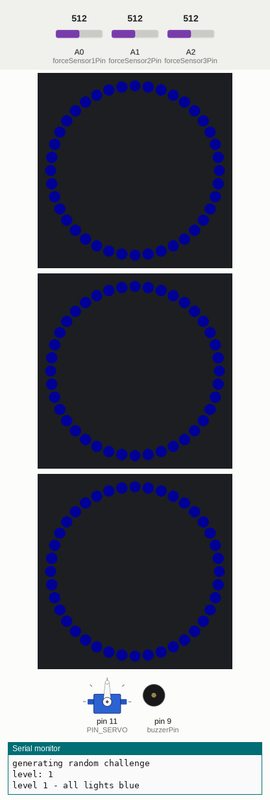
Recording of a sketch running on a simulated Arduino Uno, built with avr-gcc and run on an emulated ATmega328P. Parts: servo, 3 × 40 RGB LEDs in a ring, first at the top, clockwise, buzzer (waves = sounding), the last lines printed to the serial monitor. The inputs (shaded band) are chosen by the test bench; at power-on: A0 (forceSensor1Pin) = 512, A1 (forceSensor2Pin) = 512, A2 (forceSensor3Pin) = 512. Dim RGB values are drawn brighter than linear; random numbers use the default seed unless the sketch sets one; EEPROM starts erased.

Above: at 0.55 s.
At 0.75 s:
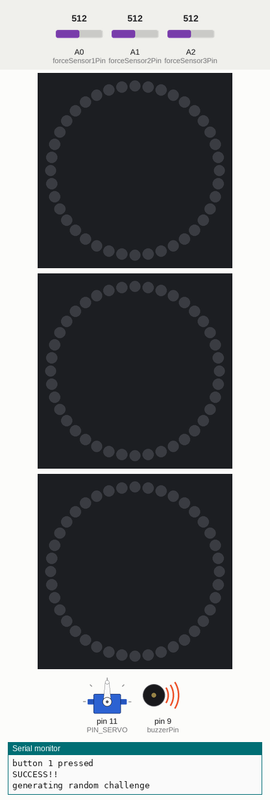
At 1.45 s:
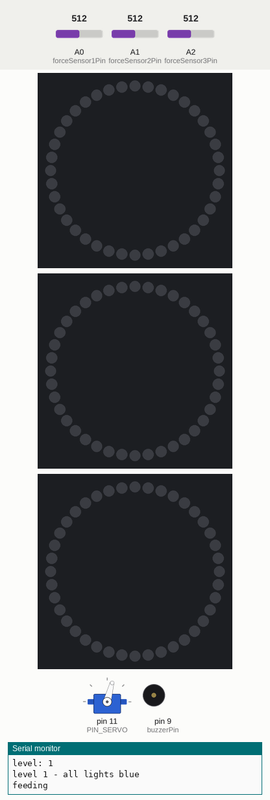
At 3.65 s:
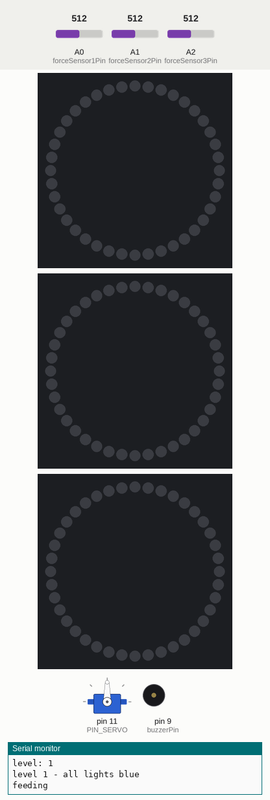
Timing chart, 0 to 7.8 s (numbered marks = the images above):
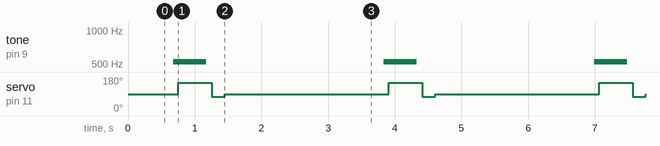

Measured:
- by itself, tone on pin 9 (buzzerPin): alternates 523 Hz for 0.50 s and silent for 2.7 s
- by itself, servo on pin 11 (PIN_SERVO): repeats every 3.2 s: 75° 0.20 s, 90° 2.5 s, 150° 0.50 s

The sketch:

DogPuzzleFeeder.ino
```cpp
#include <FastLED.h>
#include <Servo.h>
#include "LED.h"
#include "Challenge.h"
#include <Wire.h>
#include <EEPROM.h>

#define NUM_LEDS 40 //2 Inch ring
#define NUM_BTNS 3 //number of buttons/LED rings

int levelAddressInMem = 0;

//using pin 11 instead of 9 or 10 because those use PWM signals if no servos are attached
//and it was creating an issue where the servo would run immediately on startup
//https://www.arduino.cc/reference/en/libraries/servo/detach/
#define PIN_SERVO 11

// The LuMini rings need two data pins connected
#define RING_DATA_PIN1 4
#define RING_DATA_PIN2 3
#define RING_DATA_PIN3 2

#define CLOCK_PIN1 5
#define CLOCK_PIN2 6
#define CLOCK_PIN3 7

unsigned long delayStart = 0;

CRGB ring1[NUM_LEDS];
CRGB ring2[NUM_LEDS];
CRGB ring3[NUM_LEDS];

LED led1;
LED led2;
LED led3;
LED leds[NUM_BTNS];

const int forceSensor1Pin = 0; // FSR is connected to analog 0
int lastForceSensor1Reading;      // the analog reading from the FSR resistor divider
const int forceSensor2Pin = 1;
int lastForceSensor2Reading;
const int forceSensor3Pin = 2;
int lastForceSensor3Reading;

Servo feedServo;

const int buzzerPin = 9; // output pin for buzzer

bool currentlyFeeding = false;
unsigned long feedStartTime = 0;
int feedRate = 150;//105; // 90+15
unsigned long feedTime = 500;//1000;//1500;//1250;
int feedReversal = 75; // 90-15
unsigned long reversalTime = 200;//700;

Challenge c;
int currentLevel = 1;
int currentLevelInARow = 0;
int numCorrectToLevelUp = 10;
int maxLevel = 6;

void setup() {
  // put your setup code here, to run once:
  Serial.begin(9600);
  //Serial.print("STARTING!!!");

  //create a random seed by reading from an unused pin
  randomSeed(analogRead(5));

  feedServo.attach(PIN_SERVO);
  pinMode(buzzerPin, OUTPUT);

  //LEDS.addLeds<APA102, DATA_PIN, CLOCK_PIN, BGR>(ring, NUM_LEDS);
  LEDS.addLeds<APA102, RING_DATA_PIN1, CLOCK_PIN1, BGR>(ring1, NUM_LEDS);
  LEDS.addLeds<APA102, RING_DATA_PIN2, CLOCK_PIN2, BGR>(ring2, NUM_LEDS);
  LEDS.addLeds<APA102, RING_DATA_PIN3, CLOCK_PIN3, BGR>(ring3, NUM_LEDS);
  LEDS.setBrightness(20);

  //STARTUP LIGHT SEQUENCE
  for (int i = 0; i < NUM_LEDS; i++)
  {
    ring1[i] = CRGB(255,0,0);
    FastLED.show();
  }
  for (int i = 0; i < NUM_LEDS; i++)
  {
    ring1[i] = CRGB(0,0,0);
    FastLED.show();
  }
  for (int i = 0; i < NUM_LEDS; i++)
  {
    ring2[i] = CRGB(0,255,0);
    FastLED.show();
  }
  for (int i = 0; i < NUM_LEDS; i++)
  {
    ring2[i] = CRGB(0,0,0);
    FastLED.show();
  }
  for (int i = 0; i < NUM_LEDS; i++)
  {
    ring3[i] = CRGB(0,0,255);
    FastLED.show();
  }
  for (int i = 0; i < NUM_LEDS; i++)
  {
    ring3[i] = CRGB(0,0,0);
    FastLED.show();
  }


  led1 = LED(ring1, NUM_LEDS);
  led2 = LED(ring2, NUM_LEDS);
  led3 = LED(ring3, NUM_LEDS);

  leds[0] = led1;
  leds[1] = led2;
  leds[2] = led3;

  //STARTUP LIGHT SEQUENCE
  /*leds[0].setColor(CRGB(255,0,0));
  leds[0].turnOff();
  leds[1].setColor(CRGB(0,255,0));
  leds[1].turnOff();
  leds[2].setColor(CRGB(0,0,255));
  leds[2].turnOff();*/

   // read current level from EEPROM
   //EEPROM.write(levelAddressInMem, 1);
   byte value = EEPROM.read(levelAddressInMem);

  Serial.println(value);
  currentLevel = int(value);

  //if eeprom read is invalid, set level to 1
  if(currentLevel < 1 || currentLevel > maxLevel)
  {
    Serial.println("reseting level");
    currentLevel = 1;
    EEPROM.update(levelAddressInMem, 1);
  }

  Serial.print("currentLevel: ");
  Serial.println(currentLevel);
  //currentLevel = 1;

  c = randomChallenge(currentLevel);
  c.displayChallenge();

  //delay a bit after displaying challenge because for some reasons it raises force resistor values and causes false button presses
  delayStart = millis();
}

enum ChallengeStatus {success, incomplete, mistake};

Challenge randomChallenge(int level)
{
  Serial.println("generating random challenge");
  Serial.print("level: ");
  Serial.println(level);
  Challenge c = Challenge(leds, NUM_BTNS, level, CRGB(0,0,255));

  return c;
}

int frequency(char note)
{
  // This function takes a note character (a-g), and returns the
  // corresponding frequency in Hz for the tone() function.

  int i;
  const int numNotes = 9;  // number of notes we're storing

  // The following arrays hold the note characters and their
  // corresponding frequencies. The last "C" note is uppercase
  // to separate it from the first lowercase "c". If you want to
  // add more notes, you'll need to use unique characters.

  // For the "char" (character) type, we put single characters
  // in single quotes.

  char names[] = { 'c', 'd', 'e', 'f', 'F', 'g', 'a', 'b', 'C' };
  int frequencies[] = {262, 294, 330, 349, 370, 392, 440, 494, 523};
  /*
  note  frequency
  c     262 Hz
  d     294 Hz
  e     330 Hz
  f     349 Hz
  g     392 Hz
  a     440 Hz
  b     494 Hz
  C     523 Hz
  */

  // Now we'll search through the letters in the array, and if
  // we find it, we'll return the frequency for that note.

  for (i = 0; i < numNotes; i++)  // Step through the notes
  {
    if (names[i] == note)         // Is this the one?
    {
      return(frequencies[i]);     // Yes! Return the frequency
    }
  }
  return(0);  // We looked through everything and didn't find it,
              // but we still need to return a value, so return 0.
}

unsigned long timeElapsedSince(unsigned long startDelayTime)
{
  //Serial.println("getting elapsed time");
  return millis() - startDelayTime;
}

void loop() {

    int forceSensor1Reading;
    int forceSensor2Reading;
    int forceSensor3Reading;

  //-------------TODO - FIGURE OUT A FEED SYSTEM AT STARTUP TO GET FOOD TO FRONT OF AUGER ----------
  if(timeElapsedSince(delayStart) < 150)
  {
    //feedServo.write(feedRate);
    lastForceSensor1Reading = analogRead(forceSensor1Pin);
    lastForceSensor2Reading = analogRead(forceSensor2Pin);
    lastForceSensor3Reading = analogRead(forceSensor3Pin);
  }


  //Only check sensors and do stuff if we're not delaying
  else if(timeElapsedSince(delayStart) > 150 && !currentlyFeeding)
  {
    forceSensor1Reading = analogRead(forceSensor1Pin);
    forceSensor2Reading = analogRead(forceSensor2Pin);
    forceSensor3Reading = analogRead(forceSensor3Pin);

    Serial.print("sensor 1: ");
    Serial.print(lastForceSensor1Reading);
    Serial.print(" ");
    Serial.println(forceSensor1Reading);
    Serial.print("sensor 2: ");
    Serial.print(lastForceSensor2Reading);
    Serial.print(" ");
    Serial.println(forceSensor2Reading);
    Serial.print("sensor 3: ");
    Serial.print(lastForceSensor3Reading);
    Serial.print(" ");
    Serial.println(forceSensor3Reading);
    Serial.print("\n");
    //delay(300);

    int success = 0;
    bool mistake = false;

    //discern that a button has been press if the most recent force reading is thresholdDifference greater than the previous reading
    const int thresholdDifference = 19;

    if (forceSensor1Reading >= lastForceSensor1Reading + thresholdDifference)
    {
      Serial.println("button 1 pressed");
       success = c.updateState(1);

       //delay(100);
       delayStart = millis();

       /*Serial.print("success = ");
       Serial.println(success);*/
    }
    else if (forceSensor2Reading >= lastForceSensor2Reading + thresholdDifference)
    {
      Serial.println("button 2 pressed");
       success = c.updateState(2);

       //delay(100);
       delayStart = millis();

       /*Serial.print("success = ");
       Serial.println(success);*/
    }
    else if (forceSensor3Reading >= lastForceSensor3Reading + thresholdDifference)
    {
      Serial.println("button 3 pressed");
       success = c.updateState(3);

       //delay(100);
       delayStart = millis();

       /*Serial.print("success = ");
       Serial.println(success);*/
    }

    if(success == 1)
    {
       Serial.println("SUCCESS!!");
       //Serial.print(frequency('C'));
       tone(buzzerPin, frequency('C'), 500);
       //tone(buzzerPin, frequency('g'), 100);

       currentLevelInARow++;
       if(currentLevelInARow >= numCorrectToLevelUp)
       {
        if(currentLevel < maxLevel)
        {
          currentLevel++;
          currentLevelInARow = 0;
        }

        // write new level to EEPROM
        EEPROM.update(levelAddressInMem, currentLevel);
       }
       c = randomChallenge(currentLevel);
       //c.resetChallenge();

       //Serial.print("currentLevel = ");
       //Serial.println(currentLevel);
       //Serial.print("currentLevelInARow = ");
       //Serial.println(currentLevelInARow);
       //challenges[currentChallenge].resetChallenge();
       //currentChallenge++;

       /*if(currentChallenge == totalChallenges)
       {
        //TODO - if completed the last challenge, randomize challenge or go back to beginning
        //currently just resetting to the first challenge
          currentChallenge = 0;
          Serial.print("going back to first challenge");
       }*/

       //START FEEDING
       //feed();
       Serial.println("feeding");
       currentlyFeeding = true;
       feedStartTime = millis();
       feedServo.write(feedRate);
    }
    else if(success == 3)
    {
      Serial.println("MADE A MISTAKE");

      //play "incorrect" sound
      tone(buzzerPin, frequency('F'), 100);

      currentLevelInARow = 0;

      /*Serial.print("currentLevel = ");
      Serial.println(currentLevel);
      Serial.print("currentLevelInARow = ");
      Serial.println(currentLevelInARow);*/
    }

    //delay(500);
    //printData();
  }
  else if(currentlyFeeding)
  {
    //Serial.println("currently feeding");
    unsigned long feedingTimeElapsed = timeElapsedSince(feedStartTime);
    //Serial.print("feedingTimeElapsed: ");
    //Serial.println(feedingTimeElapsed);

    //rotate forward for feedTime, then reverse for reversalTime
    if(feedingTimeElapsed > feedTime && feedingTimeElapsed < feedTime + reversalTime)
    {
        //Serial.println("reverse");
        feedServo.write(feedReversal);
    }
    //then rotate forward again to counteract reversal
    else if(feedingTimeElapsed >= feedTime + reversalTime && feedingTimeElapsed < feedTime + reversalTime + reversalTime)
    {
        //Serial.println("unreverse");
        //feedServo.write(feedRate);

        //TRYING - STOP MOTOR AFTER REVERSE INSTEAD OF MOVING IT BACK FORWARD TO SEE IF I CAN PREVENT MORE FOOD COMING OUT
        feedServo.write(90);
    }
    //then stop feeding
    else if(feedingTimeElapsed >= feedTime + reversalTime + reversalTime + 2000)
    {
        //Serial.println("stop feeding");
        feedServo.write(90);
        currentlyFeeding = false;

        c.displayChallenge();

        //delay a bit after displaying challenge because for some reasons it raises force resistor values and causes false button presses
        delayStart = millis();
    }
  }

    lastForceSensor1Reading = forceSensor1Reading;
    lastForceSensor2Reading = forceSensor2Reading;
    lastForceSensor3Reading = forceSensor3Reading;
}
```

LED.cpp
```cpp
#include "Arduino.h"
#include <FastLED.h>
#include "LED.h"

LED::LED(){

}

LED::LED(CRGB r[], int nLeds)
{
  //Serial.print("creating LED\n");
  ring = r;
  numLedsInRing = nLeds;
}

void LED::setColor(CRGB color){

  //Serial.print("turn on ring\n");
  currentColor = color;
  for (int i = 0; i < numLedsInRing; i++)
  {
    ring[i] = color;
  }
  FastLED.show();
}

void LED::turnOff(){

  //Serial.print("turn off ring\n");
  for (int i = 0; i < numLedsInRing; i++)
  {
    ring[i] = CRGB(0,0,0);
  }
  FastLED.show();
}

CRGB LED::getCurrentColor()
{
  return currentColor;
}
```

LED.h
```cpp
#ifndef LED_h
#define LED_h


#include "Arduino.h"
#include <FastLED.h>

class LED{
  private:
    CRGB *ring;
    int numLedsInRing;
    CRGB currentColor;

  public:
    LED();

    LED(CRGB r[], int nLeds);

    void setColor(CRGB color);

    void turnOff();

    CRGB getCurrentColor();
};

#endif
```

LightSet.cpp
```cpp
#include "Arduino.h"
#include <FastLED.h>
#include "LED.h"
#include "LightSet.h"

LightSet::LightSet()
{

}

//numWrongColors is RGB values to choose from for the wrong buttons
//numWrongLights is how many wrong buttons there will be (as opposed to wrong button lights just being off)
LightSet::LightSet(int nRings, CRGB winColor, int numWinLights, CRGB *possibleWrongColors, int numWrongColors, int numWrongLights)
{
  //*_colors = new CRGB[nRings]{};

    numRings = nRings;

  generateSet(winColor, numWinLights, possibleWrongColors, numWrongColors, numWrongLights);
}

 LightSet::~LightSet()
 {
  //delete [] _colors;
 }

 void LightSet::generateSet(CRGB winColor, int numWinLights, CRGB *possibleWrongColors, int numWrongColors, int numWrongLights)
 {
    //-------------------TODO ----- raise exception if numWinLights is 0 or if the sum of numWinLights and numWrongLights is greater than numRings


  //Serial.println("Generating Light Set");

  //default all colors to blank
  for(int x = 0; x < numRings; x++)
  {
    _colors[x] = CRGB(0,0,0);
  }

  int numBlankLights = numRings - numWinLights - numWrongLights;

  //randomly choose win lights
  for(int i = 0; i < numWinLights; i++)
  {
    /*Serial.println("setting win lights");
    Serial.println(i+1);*/

    int randomIndex = -1;
    while(true)
    {
      randomIndex = random(0,3);

      /*Serial.print("randomIndex: ");
      Serial.println(randomIndex);*/

      //check to see if randomly chosen btn is already set, and if so, loop
      if(!colorsAreEqual(_colors[randomIndex], winColor))
      {
        _colors[randomIndex] = winColor;

        /*Serial.print("color[");
        Serial.print(randomIndex);
        Serial.print("]: ");
        printColor(_colors[randomIndex]);*/

        break;
      }
    }
  }

  //randomly set wrong lights
  for(int j = 0; j < numWrongLights; j++)
  {
    /*Serial.println("setting wrong lights");
    Serial.println(j+1);*/

    int randomIndex;
    while(true)
    {
      randomIndex = random(0,3);

      //check to see if randomly chosen btn is already set, and if so, loop
      if(colorsAreEqual(_colors[randomIndex], CRGB(0,0,0)))
      {
        //pick from wrong colors list
        CRGB wrongColor = possibleWrongColors[random(0, numWrongColors)];
        _colors[randomIndex] = wrongColor;

        /*Serial.println("set wrong color");
        Serial.print("color[");
        Serial.print(randomIndex);
        Serial.print("]: ");
        printColor(_colors[randomIndex]);*/
        break;
      }
    }
  }
  //printSet();
 }

CRGB LightSet::getBtnColor(int index)
{
  return _colors[index];
}

void LightSet::printSet()
{
  printColor(_colors[0]);
  printColor(_colors[1]);
  printColor(_colors[2]);
}

bool LightSet::colorsAreEqual(CRGB color1, CRGB color2)
{
  return (color1.red == color2.red) && (color1.green == color2.green) && (color1.blue == color2.blue);
}

void LightSet::printColor(CRGB color1)
{
  Serial.print("Red: ");
  Serial.println(color1.red);
  Serial.print("Green: ");
  Serial.println(color1.green);
  Serial.print("Blue: ");
  Serial.println(color1.blue);
}
```

LightSet.h
```cpp
#ifndef LightSet_h
#define LightSet_h

#include "Arduino.h"
#include <FastLED.h>
#include "LED.h"

class LightSet{
  private:

    //LED *_rings;
    CRGB _colors[3];
    int numRings;

  public:
    LightSet();

    LightSet(LED rings[], CRGB *ringColors, int nLeds);

    ~LightSet();

    //numWrongColors is RGB values to choose from for the wrong buttons
    //numWrongLights is how many wrong buttons there will be (as opposed to wrong button lights just being off)
    LightSet(int nRings, CRGB winColor, int numWinLights, CRGB *possibleWrongColors, int numWrongColors, int numWrongLights);

    void generateSet(CRGB winColor, int numWinLights, CRGB *possibleWrongColors, int numWrongColors, int numWrongLights);

    CRGB getBtnColor(int index);

    void printSet();

    bool colorsAreEqual(CRGB color1, CRGB color2);
    void printColor(CRGB color1);
};

#endif
```

Challenge.h
```cpp
#ifndef Challenge_h
#define Challenge_h


#include "Arduino.h"
#include <FastLED.h>
#include "LED.h"
#include "LightSet.h"

class Challenge {
  private:

    // ----- OLD WAY TO ORDER CHALLENGE WITH INDEX OF JUST ONE LIGHT AT A TIME------
    int btnOrder[10];

    // ----- NEW WAY TO ORDER CHALLENGE WITH LIST OF LightSets ------
    CRGB _winColor;

    int orderState[10];
    int challengeLength;

    int btnPressCount;

    LED *leds;
    int numLEDs;

    LightSet lightSet;

    int getChallengeLength(int level);

  public:

    Challenge();

    //start the challenge
    Challenge(LED *newLeds, int nLeds, int *buttonOrder, int challengeLen);
    Challenge(LED newLeds[], int nLeds, int challengeLevel, CRGB winColor);

    LightSet generateLightSet(int challengeLevel);

    void turnOffAllLights();

    //display lights based on order and current state
    void displayChallenge();

    //update current state with new dog interaction (for challenges with multiple steps)
    //returns true if challenge is finished
    // return 1 - success
    // return 2 - not complete
    // return 3 - mistake
    int updateState(int btnPressed);

    //check for completion of challenge
    // return 1 - success
    // return 2 - not complete
    // return 3 - mistake
    int success();

    void resetChallenge();

    void startNextChallenge();

    void printOrderState();

    void printBtnOrder();

    void printLightSetsOrder();

    void printColor(CRGB color1);
};


#endif
```

Source omitted: Challenge.cpp (5736 bytes)
